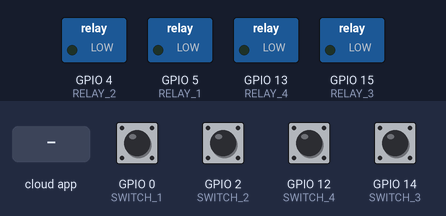
A sketch run on a simulated ESP8266 (NodeMCU). On the bench: switched loads named in the sketch (green lamp = pin HIGH). Dashed ring = blinking. The test bench sets the inputs (shaded band); at power-on: GPIO 0 (SWITCH_1), GPIO 2 (SWITCH_2), GPIO 12 (SWITCH_4), GPIO 14 (SWITCH_3) HIGH. WiFi joins after 1.5 s; servers stay silent unless stated; what the sketch prints to the serial monitor is not drawn.

Above: at 2.7 s.
2.8 s: GPIO 0 (SWITCH_1) pulled LOW for 1 s
At 2.95 s:
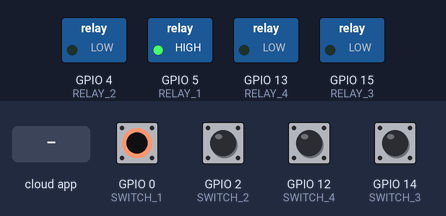
5.3 s: GPIO 2 (SWITCH_2) pulled LOW for 0.15 s
At 5.8 s:
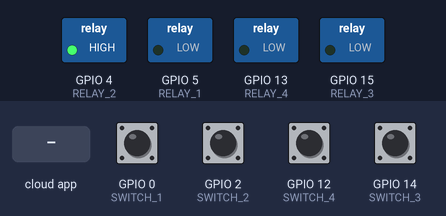
6.9 s: GPIO 12 (SWITCH_4) pulled LOW for 0.15 s
At 8.1 s:
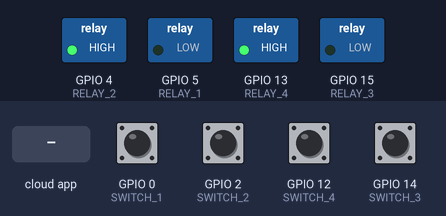
8.5 s: GPIO 14 (SWITCH_3) pulled LOW for 0.15 s
At 9.4 s:
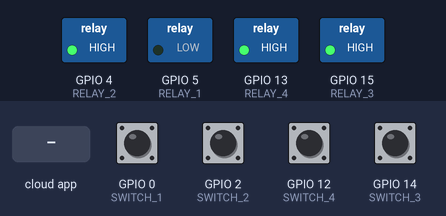
10.1 s: the phone or cloud app sets YOUR_DEVICE_ID_1 to 1
At 10.7 s:
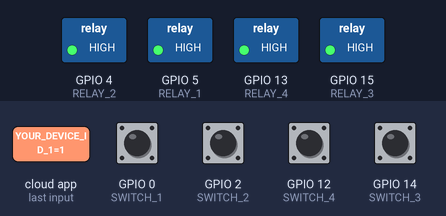
11.6 s: the phone or cloud app sets YOUR_DEVICE_ID_2 to 0
At 13.0 s:
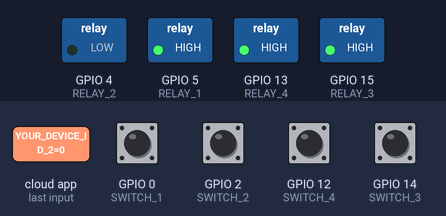
Timing chart, 0 to 14.1 s (numbered marks = the images above; inputs shaded):
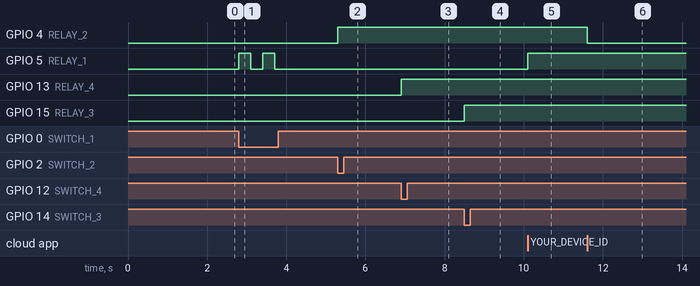

The sketch:

sinricpro_alexa.ino
```cpp
#include <ESP8266WiFi.h>
#include <SinricPro.h>
#include <SinricProSwitch.h>

// Wi-Fi Credentials
const char* SSID = "Your_SSID";
const char* PASSWORD = "Your_PASSWORD";

// SinricPro Credentials
#define APP_KEY       "YOUR_APP_KEY"
#define APP_SECRET    "YOUR_APP_SECRET"
#define SWITCH_ID_1   "YOUR_DEVICE_ID_1"
#define SWITCH_ID_2   "YOUR_DEVICE_ID_2"
#define SWITCH_ID_3   "YOUR_DEVICE_ID_3"
#define SWITCH_ID_4   "YOUR_DEVICE_ID_4"

// Relay GPIOs
#define RELAY_1 5   // D1
#define RELAY_2 4   // D2
#define RELAY_3 15  // D8
#define RELAY_4 13  // D7

// Switch GPIOs
#define SWITCH_1 0   // D3
#define SWITCH_2 2   // D4
#define SWITCH_3 14  // D5
#define SWITCH_4 12  // D6

// Store relay states
bool relayState[4] = {false, false, false, false};

// Alexa callback function
bool onPowerState(const String &deviceId, bool state) {
  int relayIndex = -1;

  if (deviceId == SWITCH_ID_1) relayIndex = 0;
  else if (deviceId == SWITCH_ID_2) relayIndex = 1;
  else if (deviceId == SWITCH_ID_3) relayIndex = 2;
  else if (deviceId == SWITCH_ID_4) relayIndex = 3;

  if (relayIndex != -1) {
    relayState[relayIndex] = state;
    digitalWrite((relayIndex == 0) ? RELAY_1 :
                 (relayIndex == 1) ? RELAY_2 :
                 (relayIndex == 2) ? RELAY_3 : RELAY_4, state ? HIGH : LOW);
  }

  return true;
}

// Attach SinricPro devices
void setupSinricPro() {
  SinricProSwitch &switch1 = SinricPro[SWITCH_ID_1];
  SinricProSwitch &switch2 = SinricPro[SWITCH_ID_2];
  SinricProSwitch &switch3 = SinricPro[SWITCH_ID_3];
  SinricProSwitch &switch4 = SinricPro[SWITCH_ID_4];

  switch1.onPowerState(onPowerState);
  switch2.onPowerState(onPowerState);
  switch3.onPowerState(onPowerState);
  switch4.onPowerState(onPowerState);

  SinricPro.begin(APP_KEY, APP_SECRET);
}

void setup() {
  Serial.begin(115200);
  WiFi.begin(SSID, PASSWORD);
  while (WiFi.status() != WL_CONNECTED) {
    delay(500);
    Serial.print(".");
  }
  Serial.println("\nConnected to WiFi");

  // Set relay pins as output
  pinMode(RELAY_1, OUTPUT);
  pinMode(RELAY_2, OUTPUT);
  pinMode(RELAY_3, OUTPUT);
  pinMode(RELAY_4, OUTPUT);

  // Set switch pins as input with pull-up resistors
  pinMode(SWITCH_1, INPUT_PULLUP);
  pinMode(SWITCH_2, INPUT_PULLUP);
  pinMode(SWITCH_3, INPUT_PULLUP);
  pinMode(SWITCH_4, INPUT_PULLUP);

  // Initialize all relays to OFF
  digitalWrite(RELAY_1, LOW);
  digitalWrite(RELAY_2, LOW);
  digitalWrite(RELAY_3, LOW);
  digitalWrite(RELAY_4, LOW);

  // Setup Alexa (SinricPro)
  setupSinricPro();
}

void loop() {
  SinricPro.handle();

  // Read switch states
  if (digitalRead(SWITCH_1) == LOW) {
    relayState[0] = !relayState[0];
    digitalWrite(RELAY_1, relayState[0] ? HIGH : LOW);
    delay(300);
  }
  if (digitalRead(SWITCH_2) == LOW) {
    relayState[1] = !relayState[1];
    digitalWrite(RELAY_2, relayState[1] ? HIGH : LOW);
    delay(300);
  }
  if (digitalRead(SWITCH_3) == LOW) {
    relayState[2] = !relayState[2];
    digitalWrite(RELAY_3, relayState[2] ? HIGH : LOW);
    delay(300);
  }
  if (digitalRead(SWITCH_4) == LOW) {
    relayState[3] = !relayState[3];
    digitalWrite(RELAY_4, relayState[3] ? HIGH : LOW);
    delay(300);
  }
}
```

Measured:
- after the input at 2.8 s, GPIO 5 (RELAY_1): alternates HIGH for 0.30 s and LOW for 0.30 s, 4 changes in all, then stays LOW, starting at once
- after the input at 5.3 s, GPIO 4 (RELAY_2): LOW → HIGH at once
- after the input at 6.9 s, GPIO 13 (RELAY_4): LOW → HIGH at once
- after the input at 8.5 s, GPIO 15 (RELAY_3): LOW → HIGH at once
- after the input at 10.1 s, GPIO 5 (RELAY_1): LOW → HIGH at once
- after the input at 11.6 s, GPIO 4 (RELAY_2): HIGH → LOW at once
